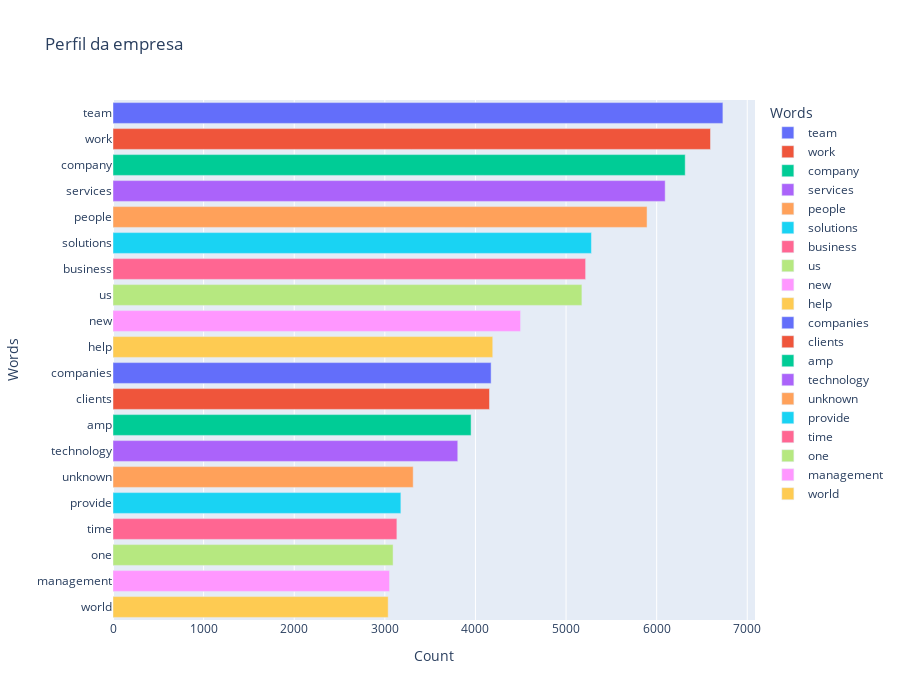

Notebook cell for this chart:
### Code cell
perfil = freq_text(df['Profile'])x
plot_bar(perfil, 'Perfil da empresa')

### Figure 1 — Plotly figure (JSON) as saved in the notebook; plotly's stock layout.template omitted (floating-point values rounded to 4 significant figures)
{"data": [{"alignmentgroup": "True", "hovertemplate": "Words=%{y}<br>Count=%{x}<extra></extra>", "legendgroup": "team", "marker": {"color": "#636efa", "pattern": {"shape": ""}}, "name": "team", "offsetgroup": "team", "orientation": "h", "showlegend": true, "textposition": "auto", "type": "bar", "x": [6731], "xaxis": "x", "y": ["team"], "yaxis": "y"}, {"alignmentgroup": "True", "hovertemplate": "Words=%{y}<br>Count=%{x}<extra></extra>", "legendgroup": "work", "marker": {"color": "#EF553B", "pattern": {"shape": ""}}, "name": "work", "offsetgroup": "work", "orientation": "h", "showlegend": true, "textposition": "auto", "type": "bar", "x": [6594], "xaxis": "x", "y": ["work"], "yaxis": "y"}, {"alignmentgroup": "True", "hovertemplate": "Words=%{y}<br>Count=%{x}<extra></extra>", "legendgroup": "company", "marker": {"color": "#00cc96", "pattern": {"shape": ""}}, "name": "company", "offsetgroup": "company", "orientation": "h", "showlegend": true, "textposition": "auto", "type": "bar", "x": [6315], "xaxis": "x", "y": ["company"], "yaxis": "y"}, {"alignmentgroup": "True", "hovertemplate": "Words=%{y}<br>Count=%{x}<extra></extra>", "legendgroup": "services", "marker": {"color": "#ab63fa", "pattern": {"shape": ""}}, "name": "services", "offsetgroup": "services", "orientation": "h", "showlegend": true, "textposition": "auto", "type": "bar", "x": [6094], "xaxis": "x", "y": ["services"], "yaxis": "y"}, {"alignmentgroup": "True", "hovertemplate": "Words=%{y}<br>Count=%{x}<extra></extra>", "legendgroup": "people", "marker": {"color": "#FFA15A", "pattern": {"shape": ""}}, "name": "people", "offsetgroup": "people", "orientation": "h", "showlegend": true, "textposition": "auto", "type": "bar", "x": [5894], "xaxis": "x", "y": ["people"], "yaxis": "y"}, {"alignmentgroup": "True", "hovertemplate": "Words=%{y}<br>Count=%{x}<extra></extra>", "legendgroup": "solutions", "marker": {"color": "#19d3f3", "pattern": {"shape": ""}}, "name": "solutions", "offsetgroup": "solutions", "orientation": "h", "showlegend": true, "textposition": "auto", "type": "bar", "x": [5280], "xaxis": "x", "y": ["solutions"], "yaxis": "y"}, {"alignmentgroup": "True", "hovertemplate": "Words=%{y}<br>Count=%{x}<extra></extra>", "legendgroup": "business", "marker": {"color": "#FF6692", "pattern": {"shape": ""}}, "name": "business", "offsetgroup": "business", "orientation": "h", "showlegend": true, "textposition": "auto", "type": "bar", "x": [5216], "xaxis": "x", "y": ["business"], "yaxis": "y"}, {"alignmentgroup": "True", "hovertemplate": "Words=%{y}<br>Count=%{x}<extra></extra>", "legendgroup": "us", "marker": {"color": "#B6E880", "pattern": {"shape": ""}}, "name": "us", "offsetgroup": "us", "orientation": "h", "showlegend": true, "textposition": "auto", "type": "bar", "x": [5175], "xaxis": "x", "y": ["us"], "yaxis": "y"}, {"alignmentgroup": "True", "hovertemplate": "Words=%{y}<br>Count=%{x}<extra></extra>", "legendgroup": "new", "marker": {"color": "#FF97FF", "pattern": {"shape": ""}}, "name": "new", "offsetgroup": "new", "orientation": "h", "showlegend": true, "textposition": "auto", "type": "bar", "x": [4498], "xaxis": "x", "y": ["new"], "yaxis": "y"}, {"alignmentgroup": "True", "hovertemplate": "Words=%{y}<br>Count=%{x}<extra></extra>", "legendgroup": "help", "marker": {"color": "#FECB52", "pattern": {"shape": ""}}, "name": "help", "offsetgroup": "help", "orientation": "h", "showlegend": true, "textposition": "auto", "type": "bar", "x": [4191], "xaxis": "x", "y": ["help"], "yaxis": "y"}, {"alignmentgroup": "True", "hovertemplate": "Words=%{y}<br>Count=%{x}<extra></extra>", "legendgroup": "companies", "marker": {"color": "#636efa", "pattern": {"shape": ""}}, "name": "companies", "offsetgroup": "companies", "orientation": "h", "showlegend": true, "textposition": "auto", "type": "bar", "x": [4173], "xaxis": "x", "y": ["companies"], "yaxis": "y"}, {"alignmentgroup": "True", "hovertemplate": "Words=%{y}<br>Count=%{x}<extra></extra>", "legendgroup": "clients", "marker": {"color": "#EF553B", "pattern": {"shape": ""}}, "name": "clients", "offsetgroup": "clients", "orientation": "h", "showlegend": true, "textposition": "auto", "type": "bar", "x": [4155], "xaxis": "x", "y": ["clients"], "yaxis": "y"}, {"alignmentgroup": "True", "hovertemplate": "Words=%{y}<br>Count=%{x}<extra></extra>", "legendgroup": "amp", "marker": {"color": "#00cc96", "pattern": {"shape": ""}}, "name": "amp", "offsetgroup": "amp", "orientation": "h", "showlegend": true, "textposition": "auto", "type": "bar", "x": [3952], "xaxis": "x", "y": ["amp"], "yaxis": "y"}, {"alignmentgroup": "True", "hovertemplate": "Words=%{y}<br>Count=%{x}<extra></extra>", "legendgroup": "technology", "marker": {"color": "#ab63fa", "pattern": {"shape": ""}}, "name": "technology", "offsetgroup": "technology", "orientation": "h", "showlegend": true, "textposition": "auto", "type": "bar", "x": [3805], "xaxis": "x", "y": ["technology"], "yaxis": "y"}, {"alignmentgroup": "True", "hovertemplate": "Words=%{y}<br>Count=%{x}<extra></extra>", "legendgroup": "unknown", "marker": {"color": "#FFA15A", "pattern": {"shape": ""}}, "name": "unknown", "offsetgroup": "unknown", "orientation": "h", "showlegend": true, "textposition": "auto", "type": "bar", "x": [3313], "xaxis": "x", "y": ["unknown"], "yaxis": "y"}, {"alignmentgroup": "True", "hovertemplate": "Words=%{y}<br>Count=%{x}<extra></extra>", "legendgroup": "provide", "marker": {"color": "#19d3f3", "pattern": {"shape": ""}}, "name": "provide", "offsetgroup": "provide", "orientation": "h", "showlegend": true, "textposition": "auto", "type": "bar", "x": [3177], "xaxis": "x", "y": ["provide"], "yaxis": "y"}, {"alignmentgroup": "True", "hovertemplate": "Words=%{y}<br>Count=%{x}<extra></extra>", "legendgroup": "time", "marker": {"color": "#FF6692", "pattern": {"shape": ""}}, "name": "time", "offsetgroup": "time", "orientation": "h", "showlegend": true, "textposition": "auto", "type": "bar", "x": [3133], "xaxis": "x", "y": ["time"], "yaxis": "y"}, {"alignmentgroup": "True", "hovertemplate": "Words=%{y}<br>Count=%{x}<extra></extra>", "legendgroup": "one", "marker": {"color": "#B6E880", "pattern": {"shape": ""}}, "name": "one", "offsetgroup": "one", "orientation": "h", "showlegend": true, "textposition": "auto", "type": "bar", "x": [3091], "xaxis": "x", "y": ["one"], "yaxis": "y"}, {"alignmentgroup": "True", "hovertemplate": "Words=%{y}<br>Count=%{x}<extra></extra>", "legendgroup": "management", "marker": {"color": "#FF97FF", "pattern": {"shape": ""}}, "name": "management", "offsetgroup": "management", "orientation": "h", "showlegend": true, "textposition": "auto", "type": "bar", "x": [3052], "xaxis": "x", "y": ["management"], "yaxis": "y"}, {"alignmentgroup": "True", "hovertemplate": "Words=%{y}<br>Count=%{x}<extra></extra>", "legendgroup": "world", "marker": {"color": "#FECB52", "pattern": {"shape": ""}}, "name": "world", "offsetgroup": "world", "orientation": "h", "showlegend": true, "textposition": "auto", "type": "bar", "x": [3037], "xaxis": "x", "y": ["world"], "yaxis": "y"}], "layout": {"barmode": "relative", "height": 700, "legend": {"title": {"text": "Words"}, "tracegroupgap": 0}, "title": {"text": "Perfil da empresa"}, "width": 900, "xaxis": {"anchor": "y", "domain": [0, 1], "title": {"text": "Count"}}, "yaxis": {"anchor": "x", "categoryarray": ["world", "management", "one", "time", "provide", "unknown", "technology", "amp", "clients", "companies", "help", "new", "us", "business", "solutions", "people", "services", "company", "work", "team"], "categoryorder": "array", "domain": [0, 1], "title": {"text": "Words"}}}}
